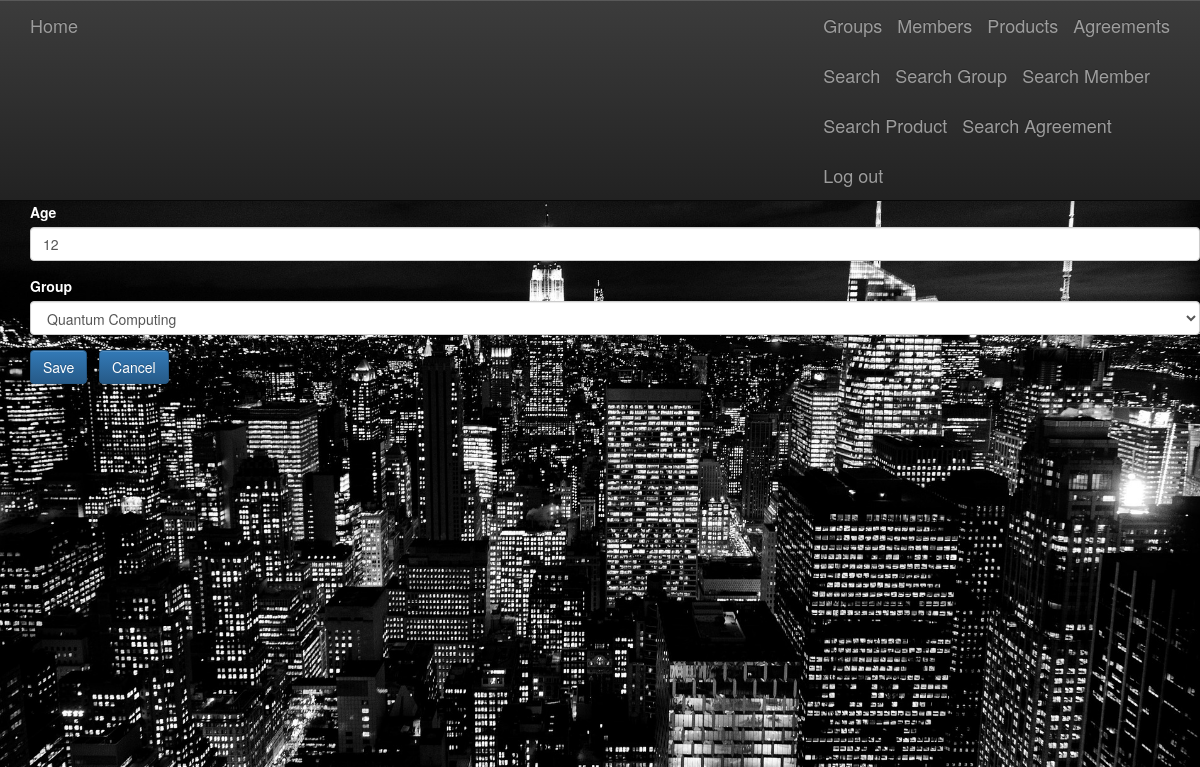
/members/update/5/ (signed in), run on an earlier commit of the app's database.
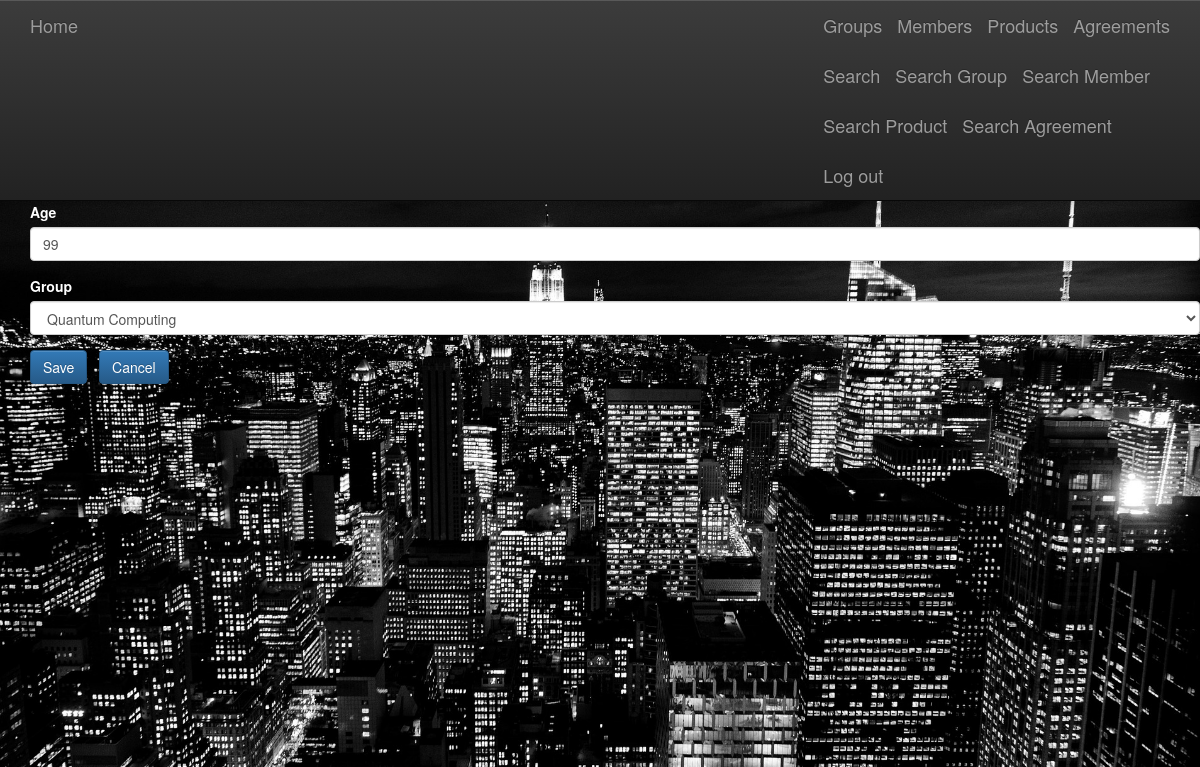
And on a later commit of the database.
### members/models.py (models this page shows, shortened)
class Member(models.Model):
    name = models.CharField(max_length=256)
    slug = models.SlugField(allow_unicode=True)
    age = models.PositiveIntegerField()
    group = models.ForeignKey(Group, null=True, blank=True, related_name="member_set")
    class Meta:
        ordering = ["pk"]

### members/views.py (the view)
# urls.py: url(r"^update/(?P<pk>\d+)/$",views.UpdateMember.as_view(),name='update'),
class UpdateMember(LoginRequiredMixin, generic.UpdateView):
    login_url = '/login/'
    template_name = 'members/member_form.html'
    redirect_field_name = 'members/member_detail.html'
    model = models.Member
    form_class = forms.MemberForm

### members/forms.py (shortened to what this page needs)
class MemberForm(forms.ModelForm):
    age: forms.IntegerField()
    class Meta:
        model = Member
        exclude = ('slug',)
        widgets = {
            'name': forms.TextInput(attrs={'class': 'textinputclass'}),
        }

### groups/models.py (called while the page is built)
    def __str__(self):
        return self.name

### members/templates/members/member_form.html (shortened to what this page needs)
{% extends "members/member_base.html" %}
{% load bootstrap3 %}
{% block member_content %}
<h4>Edit Member</h4>
  <form method="POST">
  	{% bootstrap_form form %}
  	<input type="submit" value="Save" class="btn btn-primary btn-large">
    <a href="{% url 'members:all'%}" class="btn btn-primary btn-large">Cancel</a>
  </form>
{% endblock %}

What changed in the data, as far as the page shows it:
changed Member "Quantum Computing": age "12" → "99"
